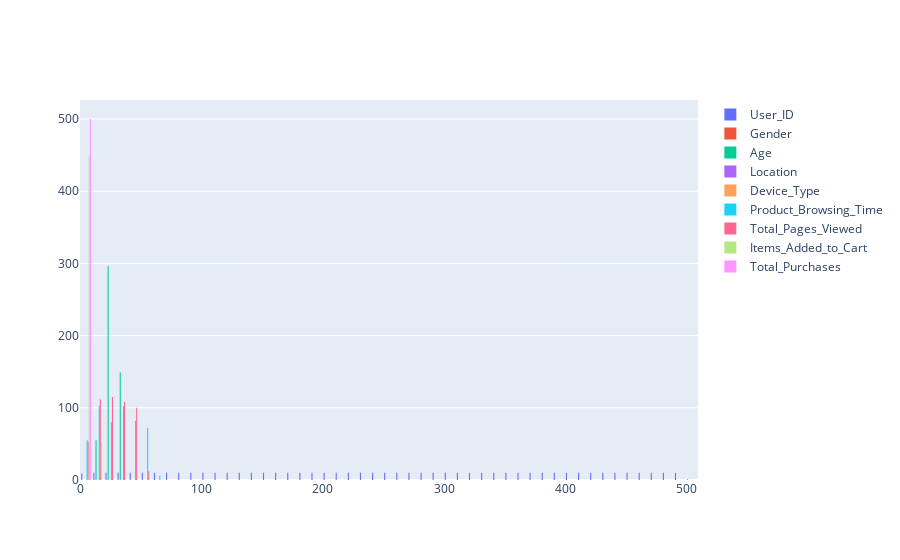

Source (notebook cell):
### Code cell
#distribution of the dataset
def distribution(dataset):
    fig = go.Figure()
    for col in dataset.columns:
        fig.add_trace(go.Histogram(x=dataset[col], name=col))
    fig.show()

distribution(dataset)

### Figure 1 — Plotly figure (JSON) as saved in the notebook; plotly's stock layout.template omitted (floating-point values rounded to 4 significant figures; data arrays with more than 128 entries replaced by an {"elided": "..."} marker saying what was removed)
{"data": [{"name": "User_ID", "type": "histogram", "x": {"elided": "500 int values"}}, {"name": "Gender", "type": "histogram", "x": {"elided": "500 str values"}}, {"name": "Age", "type": "histogram", "x": {"elided": "500 int values"}}, {"name": "Location", "type": "histogram", "x": {"elided": "500 str values"}}, {"name": "Device_Type", "type": "histogram", "x": {"elided": "500 str values"}}, {"name": "Product_Browsing_Time", "type": "histogram", "x": {"elided": "500 int values"}}, {"name": "Total_Pages_Viewed", "type": "histogram", "x": {"elided": "500 int values"}}, {"name": "Items_Added_to_Cart", "type": "histogram", "x": {"elided": "500 int values"}}, {"name": "Total_Purchases", "type": "histogram", "x": {"elided": "500 int values"}}], "layout": {}}
